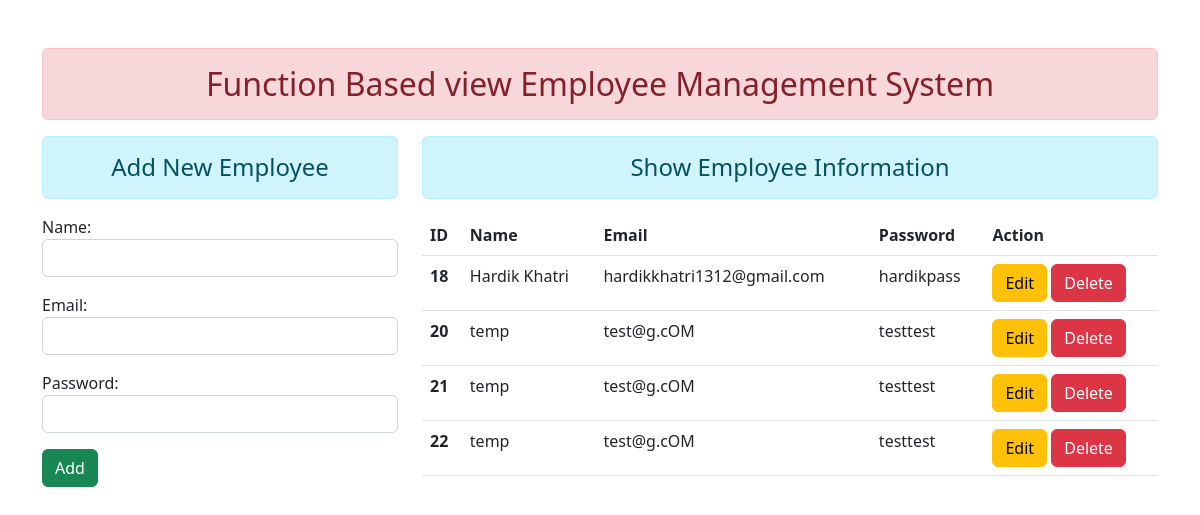
The app's page /, older data.
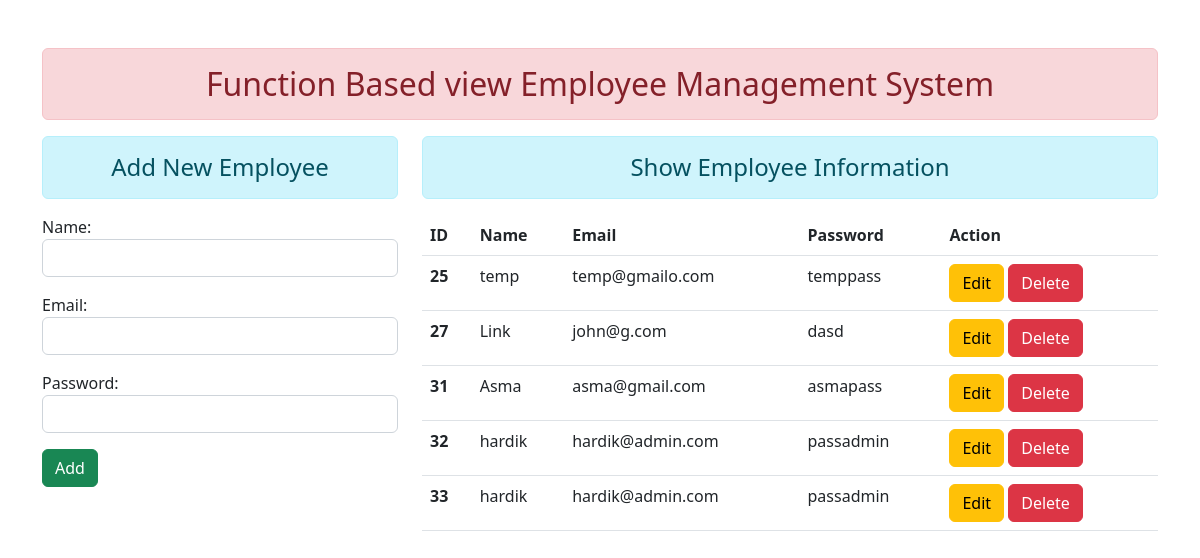
The same page, newer data.
### enroll/models.py (models this page shows)
class User(models.Model):
    name = models.CharField(max_length=70)
    email = models.EmailField(max_length=100)
    password = models.CharField(max_length=100)

### enroll/views.py (the view)
# urls.py: path('', views.add_show, name="addandshow"),
def add_show(request):
    if request.method == 'POST':
        fm = StudentRegistration(request.POST)
        if fm.is_valid():
            nm = fm.cleaned_data['name']
            em = fm.cleaned_data['email']
            pw = fm.cleaned_data['password']
            reg = User(name=nm, email=em, password=pw)
            reg.save()
            fm = StudentRegistration()
    else:
        fm = StudentRegistration()
    stud = User.objects.all()
    return render(request, 'enroll/addandshow.html', {'form':fm, 'stu':stud})

### enroll/forms.py
class StudentRegistration(forms.ModelForm):
    class Meta:
        model = User
        fields = ['name', 'email', 'password']
        widgets = {
            'name': forms.TextInput(attrs={'class':'form-control'}),
            'email':forms.EmailInput(attrs={'class':'form-control'}),
            'password':forms.PasswordInput(render_value=True, attrs={'class':'form-control'}),
        }

### enroll/templates/enroll/addandshow.html (shortened to what this page needs)
{% extends 'enroll/base.html' %} {% block content %}
<div class="row">
    <div class="col-sm-4">
        <form action="" method="POST">
            <h4 class="text-center alert alert-info">Add New Employee</h4>
            {% csrf_token %} {{form.as_p}}
            <input type="submit" class="btn btn-success" value="Add">
        </form>
    </div>
    <div class="col-sm-8">
        <h4 class="text-center alert alert-info">Show Employee Information</h4>
        {% if stu %}
        <table class="table table-hover">
            <thead>
                <tr>
                    <th scope="col">ID</th>
                    <th scope="col">Name</th>
                    <th scope="col">Email</th>
                    <th scope="col">Password</th>
                    <th scope="col">Action</th>
                </tr>
            </thead>
            <tbody>
                {% for st in stu %}
                <tr>
                    <th scope="row">{{st.id}}</th>
                    <td>{{st.name}}</td>
                    <td>{{st.email}}</td>
                    <td>{{st.password}}</td>
                    <td>
                        <a href="{% url 'updatedata' st.id %}" class="btn btn-warning">Edit</a>
                        <form action="{% url 'deletedata' st.id %}" method="post" class="d-inline">
                            <input type="submit" value="Delete" class="btn btn-danger">
                        </form>
                    </td>
                </tr>
                {% endfor %}
            </tbody>
        </table>
        {% else %}
        <h4 class="text-center alert alert-warning">No Records</h4>
        {% endif %}
    </div>
</div>
{% endblock content%}

Row changes from the older to the newer data that the page shows:
removed User: id "18", name "Hardik Khatri", email "hardikkhatri1312@gmail.com", password "hardikpass"
removed User: id "20", name "temp", email "test@g.cOM", password "testtest"
removed User: id "21", name "temp", email "test@g.cOM", password "testtest"
removed User: id "22", name "temp", email "test@g.cOM", password "testtest"
added User: id "25", name "temp", email "temp@gmailo.com", password "temppass"
added User: id "27", name "Link", email "john@g.com", password "dasd"
added User: id "31", name "Asma", email "asma@gmail.com", password "asmapass"
added User: id "32", name "hardik", email "hardik@admin.com", password "passadmin"
added User: id "33", name "hardik", email "hardik@admin.com", password "passadmin"
